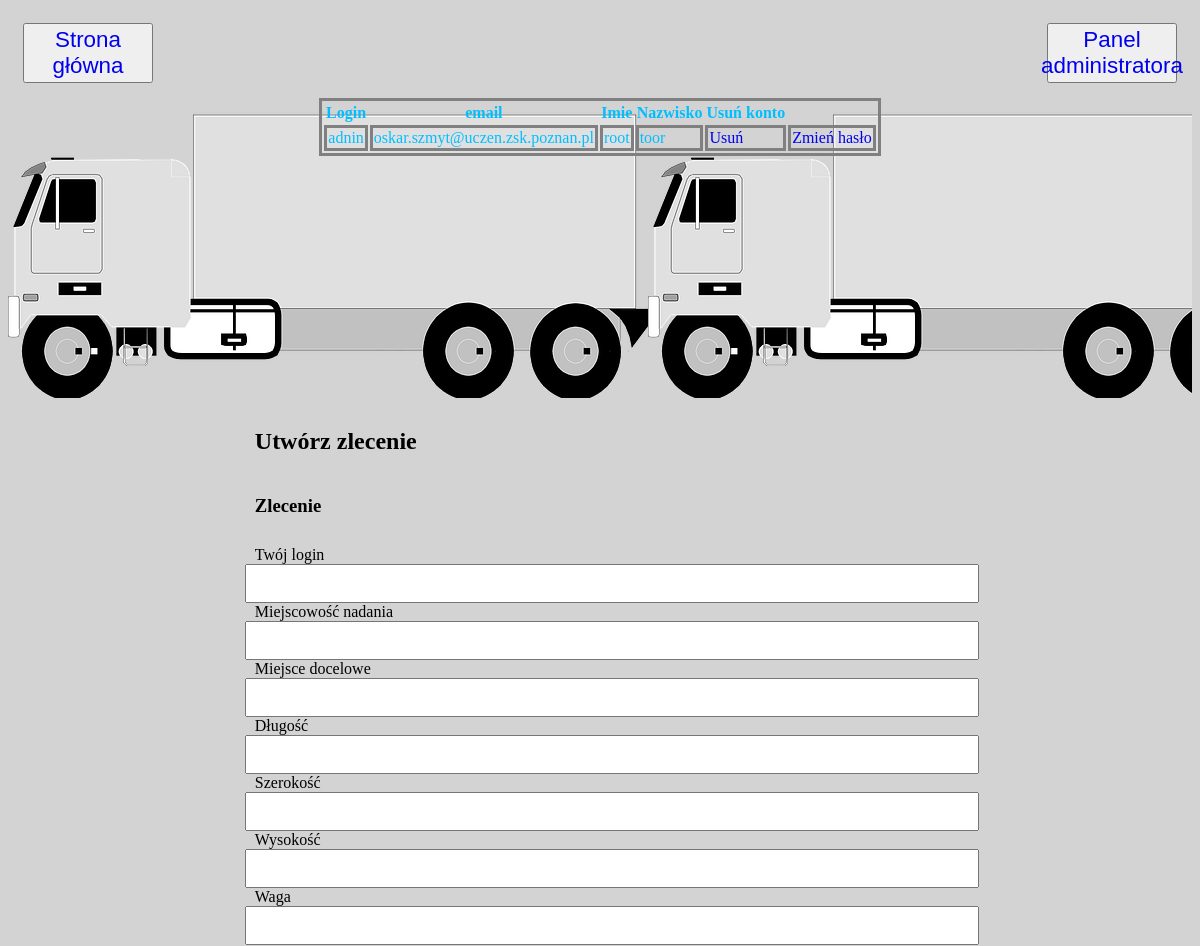
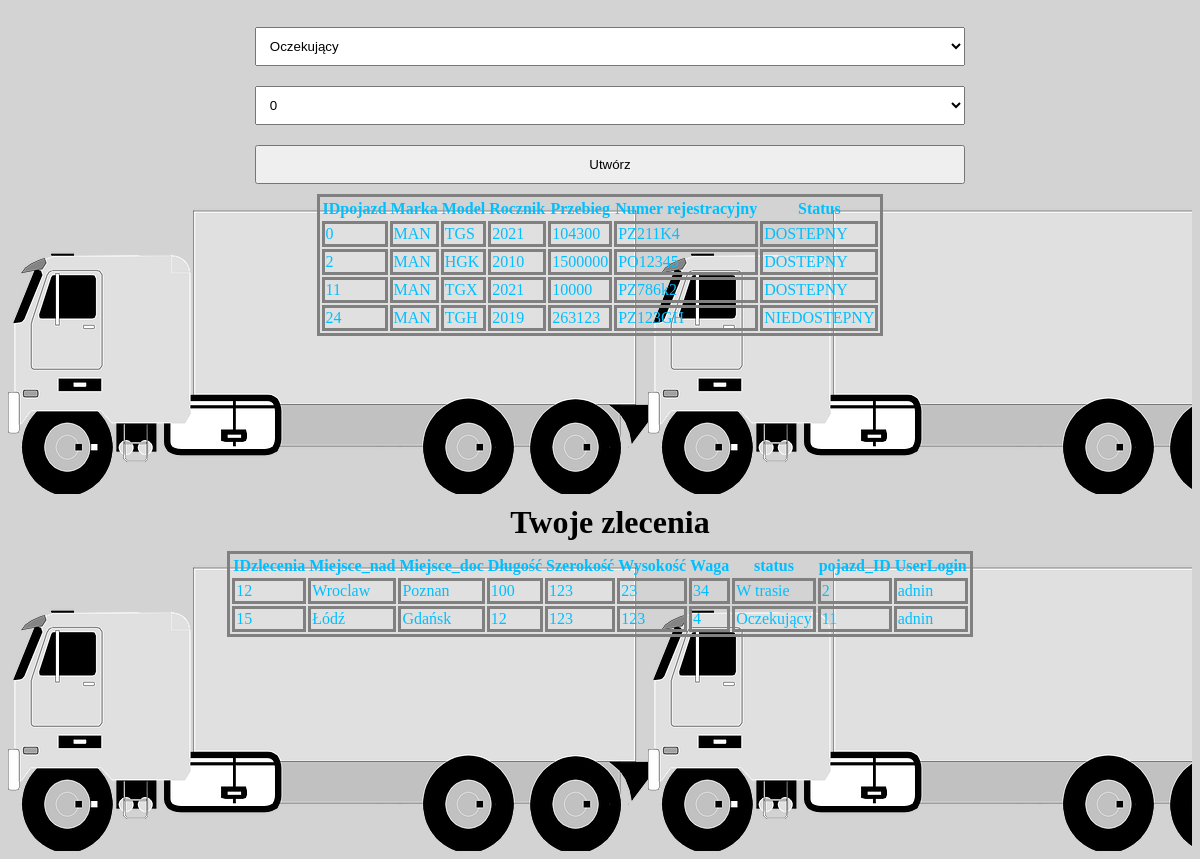
The app's page /konto.php (signed in) with its own data (2 pictures, top to bottom).
### tables this page shows
CREATE TABLE `users` (
  `login` varchar(100) NOT NULL,
  `haslo` text NOT NULL,
  `Imie` text NOT NULL,
  `Nazwisko` text NOT NULL,
  `email` text NOT NULL
);

CREATE TABLE `carsinfo` (
  `IDpojazd` int(11) NOT NULL,
  `Marka` text NOT NULL COMMENT 'Marka pojazdu',
  `Model` text NOT NULL COMMENT 'Model pojazdu',
  `Rocznik` int(11) NOT NULL COMMENT 'data produkcji pojazdu',
  `Przebieg` int(11) NOT NULL COMMENT 'w km',
  `Nr_rej` text NOT NULL COMMENT 'Numer rejestracyjny',
  `Status` text NOT NULL COMMENT 'Dostępny/Zajęty'
);

CREATE TABLE `zlecenia` (
  `IDzlecenia` int(11) NOT NULL,
  `Miejsce_nad` text NOT NULL COMMENT 'miejsce nadania',
  `Miejsce_doc` text NOT NULL COMMENT ',iejsce docelowe',
  `dl` int(11) NOT NULL COMMENT 'dlugosc',
  `szer` int(11) NOT NULL COMMENT 'szerokosc',
  `wys` int(11) NOT NULL COMMENT 'wysokosc ',
  `waga` int(11) NOT NULL COMMENT 'Waga towaru',
  `status` text NOT NULL COMMENT 'w trasie/oczekujacy/zakonczony',
  `pojazd_ID` int(11) NOT NULL COMMENT 'Id pojazdu',
  `UserLogin` text NOT NULL COMMENT 'zleceniodawca'
);

### konto.php (the view, shortened to what this page needs)
<!DOCTYPE html>
<html lang="en">
<head>
    <link rel="stylesheet" href="adminstyl.css"/>
</head>
<body>
<div class="container">
    <div id=przyciski>
    <div class="glowna">
        <button class="btn"><a href="strona.php">Strona główna</a></button>
    </div>
    <div class="admin">
        <button class="btn"><a href="adminlogin.php">Panel administratora</a></button>
    </div>
    </div>
<div class="tabela">
        <table>
        <tr>
            <th>Login</th>
            <th>email</th>
            <th>Imie</th>
            <th>Nazwisko</th>
            <th>Usuń konto</th>
        </tr>
        <?php
            $con = mysqli_connect('localhost', 'root', '', 'agencjacelna');
            $login = $_SESSION['login'];
            $select = "SELECT *
                       FROM users
                       WHERE login LIKE '$login'";
            $result = mysqli_query($con, $select);
            while($polaczony = mysqli_fetch_assoc($result)){
                echo "
                <tr>
                <td>".$polaczony['login']."</td>
                 <td>".$polaczony['email']."</td>
                 <td>".$polaczony['Imie']."</td>
                 <td>".$polaczony['Nazwisko']."</td>
                <td><a href='remove.php?rn=$polaczony[login]'>Usuń</a></td>
                <td><a href='zmienhaslo.php'>Zmień hasło</a></td>
                </tr>
                ";
            }
        ?>
        </table>
</div>
<div id=formularz>
    <h2 class="c">Utwórz zlecenie</h2>
    <form action="zlecenie.php" method="POST">
                <h3 class="c">Zlecenie</h3>
                <label class="c">Twój login</label> <br>
                <input type="text" name="UserLogin" class="c"> <br>
                <label class="c">Miejscowość nadania</label> <br>
                <input type="text" name="Miejsce_nad" class="c"> <br>
                <label class="c">Miejsce docelowe</label> <br>
                <input type="text" name="Miejsce_doc" class="c"> <br>
                <label class="c">Długość</label> <br>
                <input type="text" name="dl" class="c"> <br>
                <label class="c">Szerokość</label> <br>
                <input type="text" name="szer" class="c"> <br>
                <label class="c">Wysokość</label> <br>
                <input type="text" name="wys" class="c"> <br>
                <label class="c">Waga</label> <br>
                <input type="text" name="waga" class="c"> <br><br>
                <select name=Status class="d">
                    <option>Oczekujący</option>
                </select><br>
                <select name='pojazd_ID' class="d">
                    <?php
                        $lista="SELECT *
                                FROM carsinfo";
                        $pojazdy= mysqli_query($con, $lista);
                        while($pojazd=mysqli_fetch_assoc($pojazdy)){
                            if($pojazd['Status']=='DOSTEPNY')
                                echo "
                                <option>$pojazd[IDpojazd]</option>
                                ";
                        }
                    ?>
                </select><br>
                <button type="submit" class="d">Utwórz</button>
    </form>
    </div>
<div class="tabela">
    <table>
        <tr>
            <th>IDpojazd</th>
            <th>Marka</th>
            <th>Model</th>
            <th>Rocznik</th>
            <th>Przebieg</th>
            <th>Numer rejestracyjny</th>
            <th>Status</th>
        </tr>
    <?php
        $pojazdy= mysqli_query($con, $lista);
        while($pojazd=mysqli_fetch_assoc($pojazdy)){
          echo "
                <tr>
                <td>".$pojazd['IDpojazd']."</td>
                 <td>".$pojazd['Marka']."</td>
                 <td>".$pojazd['Model']."</td>
                 <td>".$pojazd['Rocznik']."</td>
                 <td>".$pojazd['Przebieg']."</td>
                 <td>".$pojazd['Nr_rej']."</td>
                 <td>".$pojazd['Status']."</td>
                 </tr>
                ";
        }
    ?>
    </table>
</div>
    <h1 class=srodek>Twoje zlecenia</h1>
    <div id= zlecenia class="tabela">
    <table>
        <tr>
            <th>IDzlecenia</th>
            <th>Miejsce_nad</th>
            <th>Miejsce_doc</th>
            <th>Długość</th>
            <th>Szerokość</th>
            <th>Wysokość</th>
            <th>Waga</th>
            <th>status</th>
            <th>pojazd_ID</th>
            <th>UserLogin</th>
        </tr>
    <?php
        $actuser=$_SESSION['login'];
        $listazlecen="SELECT * FROM zlecenia";
        $zlecenia= mysqli_query($con, $listazlecen);
        while($zlecenie=mysqli_fetch_assoc($zlecenia)){
            if($zlecenie['UserLogin']==$actuser)
          echo "
                <tr>
                <td>".$zlecenie['IDzlecenia']."</td>
                 <td>".$zlecenie['Miejsce_nad']."</td>
                 <td>".$zlecenie['Miejsce_doc']."</td>
                 <td>".$zlecenie['dl']."</td>
                 <td>".$zlecenie['szer']."</td>
                 <td>".$zlecenie['wys']."</td>
                 <td>".$zlecenie['waga']."</td>
                 <td>".$zlecenie['status']."</td>
                 <td>".$zlecenie['pojazd_ID']."</td>
                 <td>".$zlecenie['UserLogin']."</td>
                 </tr>
                ";
        }
    ?>
    </table>
    </div>
</body>
</html>

### adminstyl.css (style rules this page uses)
body { background-color: lightgray; }
#przyciski { display: flex; flex-direction: row; align-items: center; justify-content: space-between; background-color: lightgray; }
.btn { width: 130px; height: 60px; font-size: 140%; text-decoration: none; text-align: center; display: flex; justify-content:center; align-items: center; margin: 15px; }
a { text-decoration: none; }
.tabela { background-image:url(bgimg5.png); width: 100%; height: 300px; color: deepskyblue; }
table td { margin: 0 auto; border: 3px solid gray; justify-content: center; color: deepskyblue; }
table { border: 3px solid gray; margin:0 auto; color: deepskyblue; }
#formularz { width: 60%; margin: 0 auto; align-items: center; justify-content: center; }
.c { width: 100%; padding: 10px; resize: none; }
.d { width: 100%; margin: 10px; padding: 10px; resize: none; }
.srodek { margin: 0 auto; align-items: center; justify-content: center; width: 100%; padding: 10px; resize: none; text-align: center; }

### records on screen
users: login "adnin", email "oskar.szmyt@uczen.zsk.poznan.pl", Imie "root", Nazwisko "toor"
carsinfo: IDpojazd "0", Marka "MAN", Model "TGS", Rocznik "2021", Przebieg "104300", Nr_rej "PZ211K4", Status "DOSTEPNY"
carsinfo: IDpojazd "2", Marka "MAN", Model "HGK", Rocznik "2010", Przebieg "1500000", Nr_rej "PO12345", Status "DOSTEPNY"
carsinfo: IDpojazd "11", Marka "MAN", Model "TGX", Rocznik "2021", Przebieg "10000", Nr_rej "PZ786k2", Status "DOSTEPNY"
carsinfo: IDpojazd "24", Marka "MAN", Model "TGH", Rocznik "2019", Przebieg "263123", Nr_rej "PZ123GH", Status "NIEDOSTEPNY"
zlecenia: IDzlecenia "12", Miejsce_nad "Wroclaw", Miejsce_doc "Poznan", dl "100", szer "123", wys "23", waga "34", status "W trasie", pojazd_ID "2", UserLogin "adnin"
zlecenia: IDzlecenia "15", Miejsce_nad "Łódź", Miejsce_doc "Gdańsk", dl "12", szer "123", wys "123", waga "4", status "Oczekujący", pojazd_ID "11", UserLogin "adnin"

### other values on screen
form field pojazd_ID "0"
